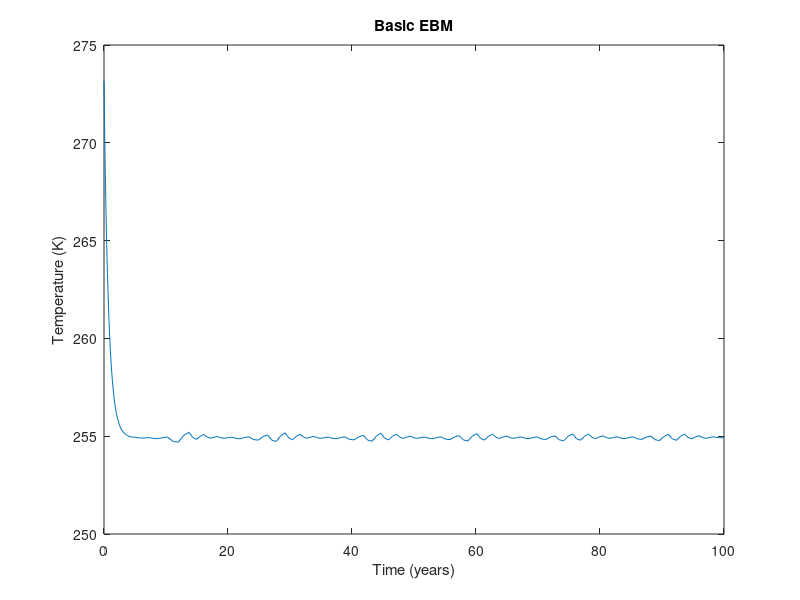
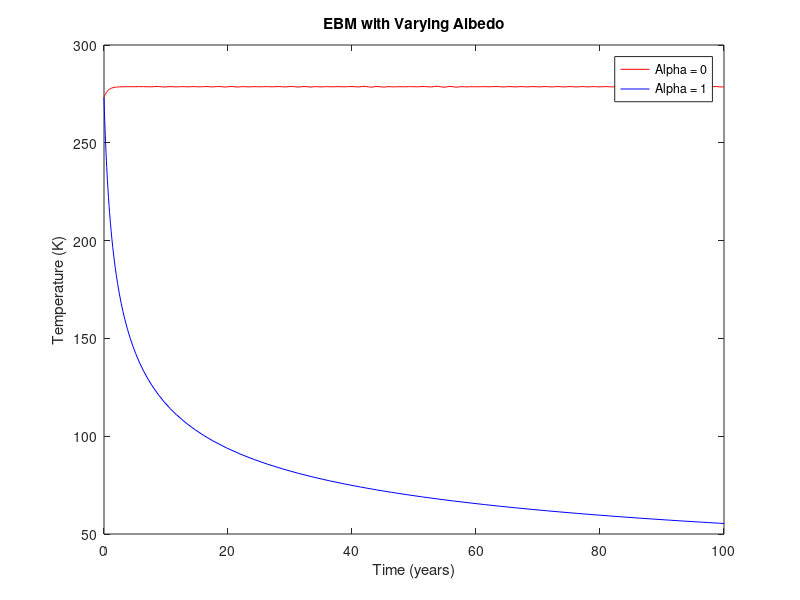
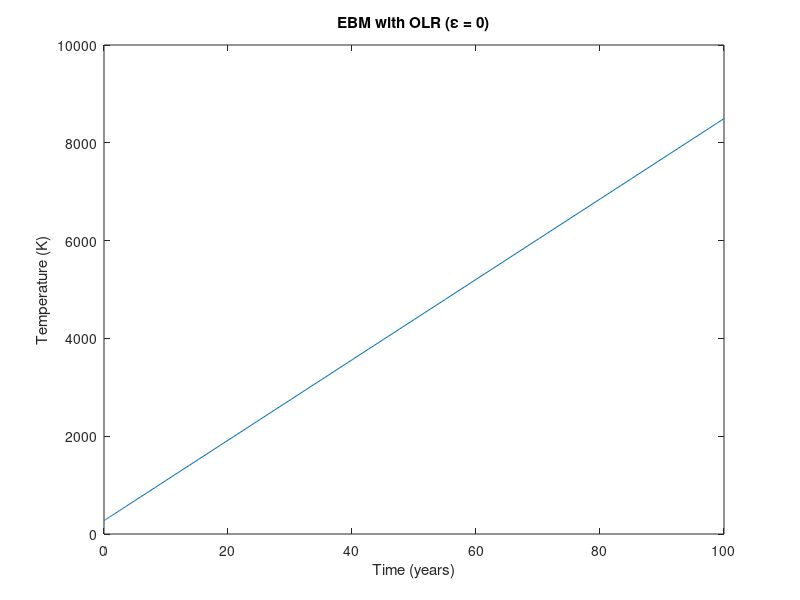
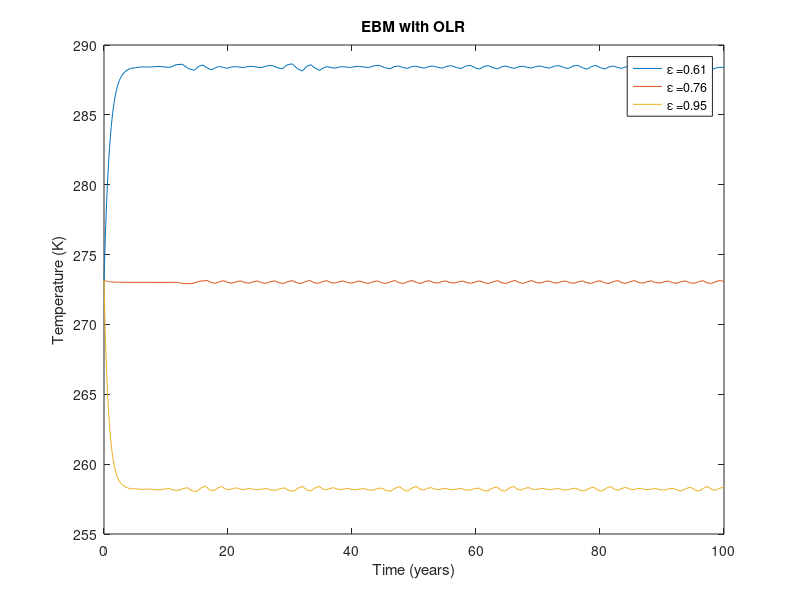

These charts were generated, in order, by the following MATLAB code:
% Global Temperature Modeling (INFO-F305)
% This script contains models for simulating the global average temperature.


% Define constants and initial conditions
R = 2.912; % Heat capacity (W-yr/m^2/K)
Q = 342;   % Average global solar radiation (W/m^2)
alpha = 0.3; % Albedo of the planet
sigma = 5.67e-8; % Stefan-Boltzmann constant (W/m^2/K^4)
T0 = 273.15; % Starting from freezing point of water
tspan = [0, 100]; % Simulate for 100 years

% Solve and plot for basic EBM
[t, T] = ode45(@(t, T) (Q * (1 - alpha) - sigma * T^4) / R, tspan, T0);
plot(t, T);
title('Basic EBM');
xlabel('Time (years)');
ylabel('Temperature (K)');

% Solve and plot for varying albedo
tspan = [0, 100]; % Simulate for 1000 years
alpha1 = 0;
alpha2 = 1;
[t1, T1] = ode45(@(t, T) (Q * (1 - alpha1) - sigma * T^4) / R, tspan, T0);
[t2, T2] = ode45(@(t, T) (Q * (1 - alpha2) - sigma * T^4) / R, tspan, T0);
figure; % Open a new figure window
plot(t1, T1, 'r', t2, T2, 'b');
title('EBM with Varying Albedo');
xlabel('Time (years)');
ylabel('Temperature (K)');
legend('Alpha = 0', 'Alpha = 1');

% EBM with OLR (epsilon = 0)
epsilon = 0.00; % Emissivity factor
[t3, T3] = ode45(@(t, T) (Q * (1 - alpha) - epsilon * sigma * T^4) / R, tspan, T0);
figure; % Open a new figure window
plot(t3, T3);
title('EBM with OLR (ε = 0)');
xlabel('Time (years)');
ylabel('Temperature (K)');

% EBM with OLR (different epsilon)
figure; % Open a new figure window

epsilons = [0.61, 0.76, 0.95];
legends = cell(1, 3);
for i = 1:length(epsilons)
    e = epsilons(i);
    [t, T] = ode45(@(t, T) (Q * (1 - alpha) - e * sigma * T^4) / R, tspan, T0);
    legends{i} = ['ε =', num2str(e)];
    plot(t, T);
    hold on;
end
hold off;

title('EBM with OLR');
legend(legends);
xlabel('Time (years)');
ylabel('Temperature (K)');


% OLR depending on Temperature in Celsius
%T = 0 : 1 : 300; % Temperature in Celsius
T0 = 0; % Temperature in Celsius
R = 2.912; % Heat capacity (W-yr/m^2/K)
A = 202; % Constant in W/m^2
B = 1.90; % Constant in W/m^2/°C

% Temperature conversion is not needed for constants A and B as they are already for °C.
% However, the temperature T in the equation must be converted from Kelvin to Celsius.
[t4, T4] = ode45(@(t, T) (Q * (1 - alpha) - (A + B * T)) / R, tspan, T0);
figure; % Open a new figure window
plot(t4, T4);
title('EBM with Temperature-Dependent OLR (in Celsius)');
xlabel('Time (years)');
ylabel('Temperature (C)');



% Albedo depending on Temperature
alpha_temp = @(T) 0.5 + 0.2 * tanh(0.1 * (265 - T));

[t5, T5] = ode45(@(t, T) (Q * (1 - alpha_temp(T)) - epsilon * sigma * T^4) / R, tspan, T0);
figure; % Open a new figure window
plot(t5, T5);
title('EBM with Temperature-Dependent Albedo');
xlabel('Time (years)');
ylabel('Temperature (C)');
